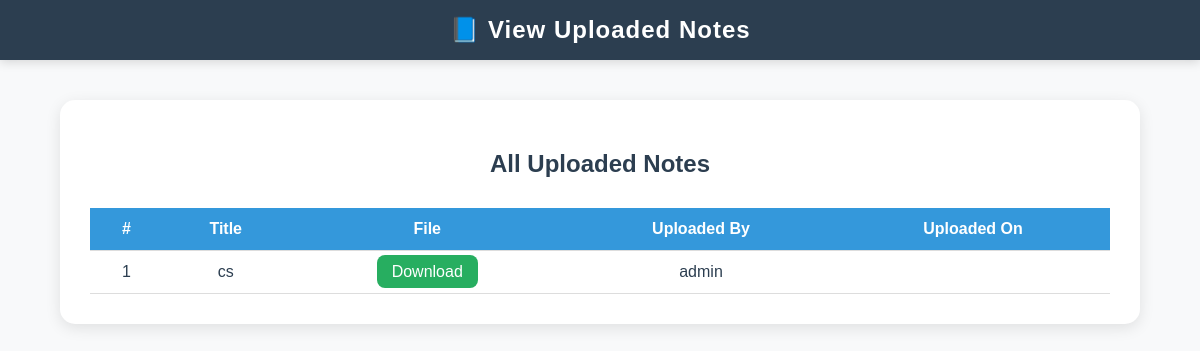
/view_notes (signed in), run on an earlier commit of the app's database.
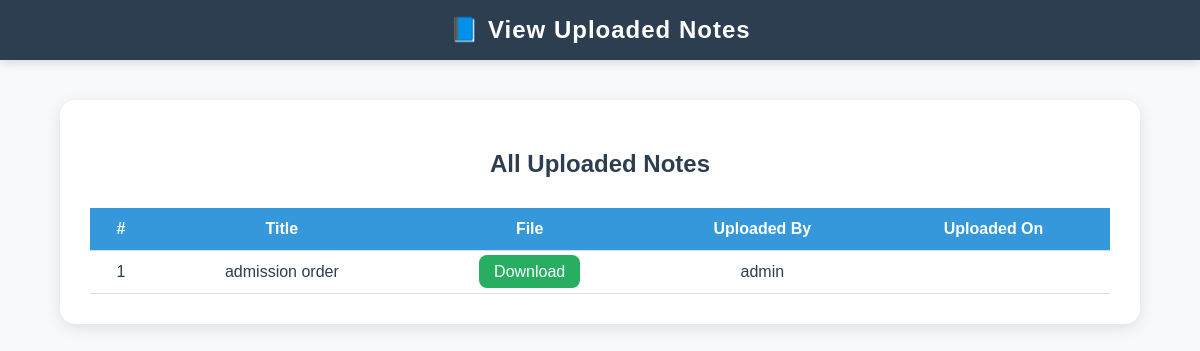
And on a later commit of the database.
### app.py (models this page shows, shortened)
class Note(db.Model):
    id = db.Column(db.Integer, primary_key=True)
    title = db.Column(db.String(200), nullable=False)
    filename = db.Column(db.String(200), nullable=False)
    uploaded_by = db.Column(db.Integer, db.ForeignKey('user.id'))
    uploader = db.relationship('User', backref='notes_uploaded')
    upload_date = db.Column(db.DateTime, default=datetime.utcnow)

class User(db.Model):
    id = db.Column(db.Integer, primary_key=True)
    fullname = db.Column(db.String(150), nullable=False)
    email = db.Column(db.String(150), unique=True, nullable=False)
    password_hash = db.Column(db.String(200), nullable=False)
    is_admin = db.Column(db.Boolean, default=False)

### app.py (the view)
@app.route('/view_notes')
@login_required
def view_notes():
    notes = Note.query.order_by(Note.upload_date.desc()).all()
    return render_template('view_notes.html', notes=notes)

### app.py (called while the page is built)
def login_required(f):
    @wraps(f)
    def decorated_function(*args, **kwargs):
        if 'user_id' not in session:
            flash("Please login to access this page.", "warning")
            return redirect(url_for('login'))
        return f(*args, **kwargs)
    return decorated_function

@app.before_request
def load_logged_in_user():
    g.user = None
    if 'user_id' in session:
        g.user = User.query.get(session['user_id'])

### templates/view_notes.html (shortened to what this page needs)
<!DOCTYPE html>
<html lang="en">
<head>
    <link rel="stylesheet" href="{{ url_for('static', filename='style.css') }}">
</head>
<body>
<header>📘 View Uploaded Notes</header>
<div class="container">
    <h2>All Uploaded Notes</h2>
    {% if notes %}
    <table>
        <thead>
            <tr>
                <th>#</th>
                <th>Title</th>
                <th>File</th>
                <th>Uploaded By</th>
                <th>Uploaded On</th>
            </tr>
        </thead>
        <tbody>
            {% for note in notes %}
            <tr>
                <td>{{ loop.index }}</td>
                <td>{{ note.title }}</td>
                <td>
                    <a class="download-btn" href="{{ url_for('download_note', filename=note.filename) }}">
                        Download
                    </a>
                </td>
                <td>{{ note.uploader.fullname if note.uploader else 'Unknown' }}</td>
                <td>{{ note.uploaded_at.strftime('%Y-%m-%d %H:%M') if note.uploaded_at else '' }}</td>
            </tr>
            {% endfor %}
        </tbody>
    </table>
    {% else %}
        <p style="text-align:center;">No notes have been uploaded yet.</p>
    {% endif %}
</div>
</body>
</html>

What changed in the data, as far as the page shows it:
changed Note "admin": title "cs" → "admission order"
